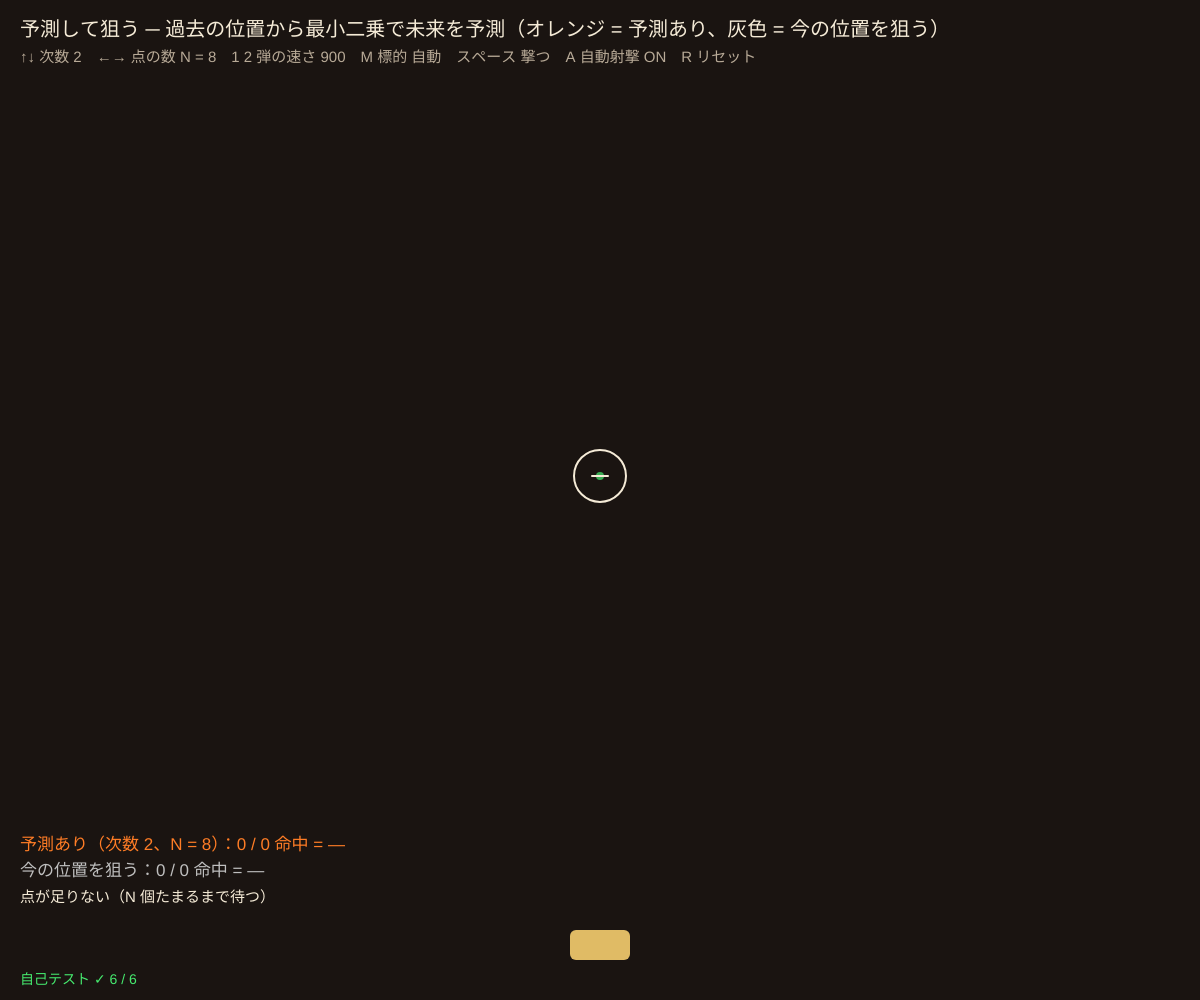
Frame 1 (no input)
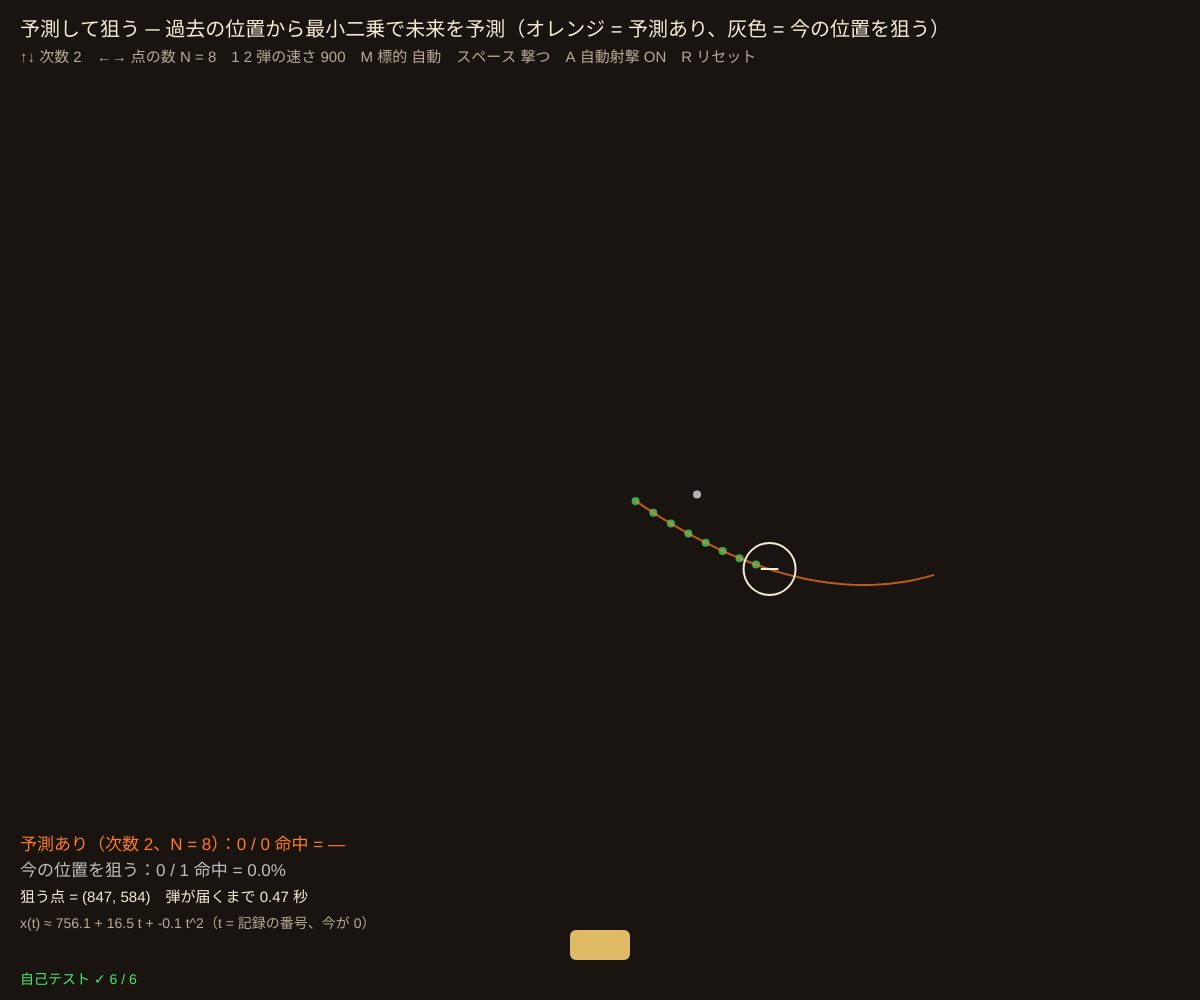
Frame 60 (no input)
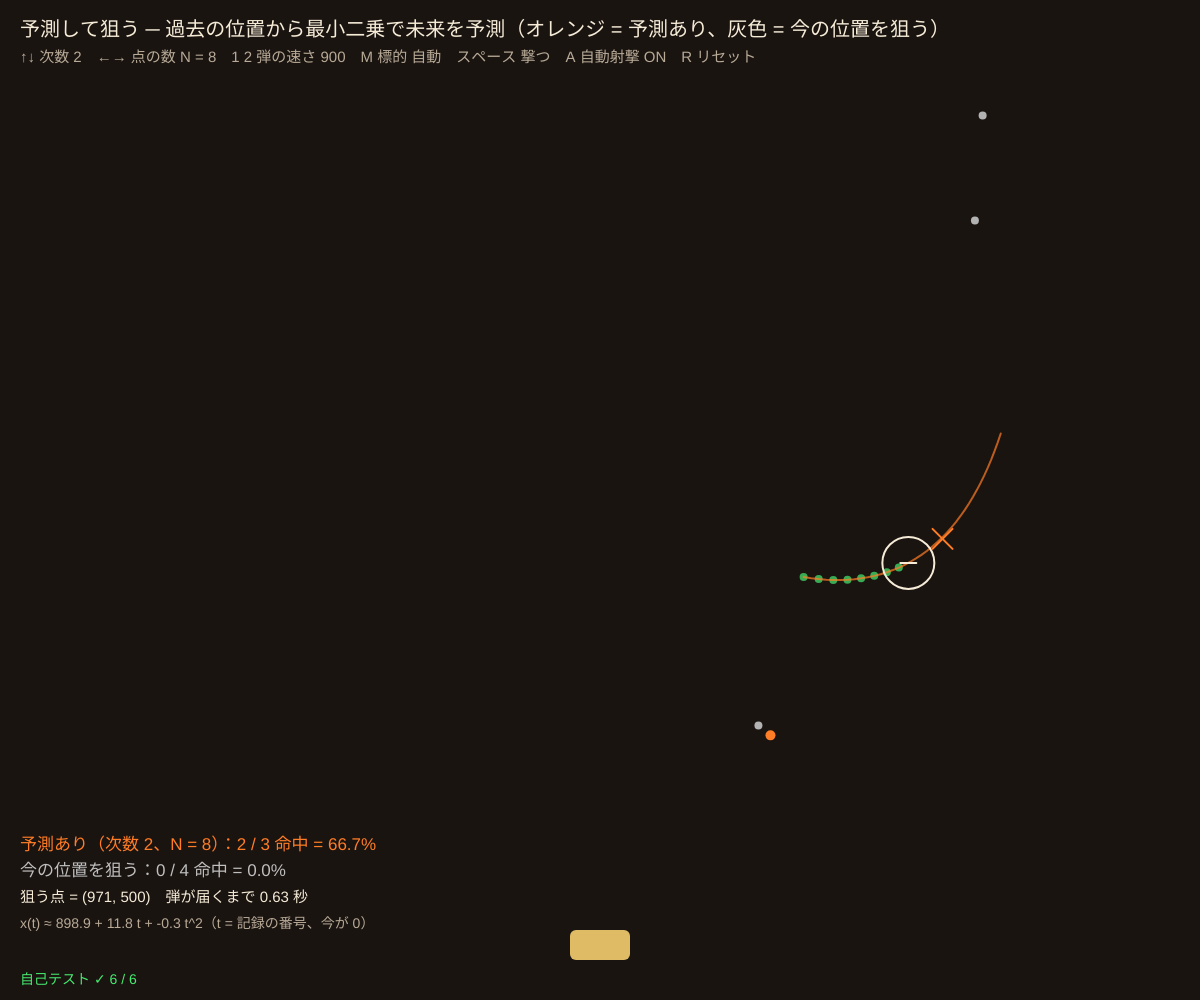
Frame 120 (the mouse pressed at the canvas centre since frame 60)

The p5.js sketch that drew these frames (run headless with seeded random() and noise() and a simulated clock; from frame 60 on, the mouse is pressed at the canvas centre):

// p5.js sketch
// ── sketch.js
// ============================================
// 03 予測して狙う
// 弾が届くまでに標的は動いてしまう。だから「過去の位置」から「未来の位置」を予測して、そこを狙う
// 過去 N 個の位置に多項式を最小二乗であてはめ、弾の飛ぶ時間だけ先を計算する（ウィーナーが戦争中に取り組んだ対空射撃の予測の発想）
// ↑↓ = 予測の次数（0〜3） / ←→ = 使う過去の点の数 N / 1 2 = 弾の速さ（先読み時間が変わる） / M = 標的をマウスで動かす / スペース = 撃つ / A = 自動で撃つ / R = 数をリセット
// ============================================

let order = 2;          // ★ 多項式の次数（0 = 平均、1 = 直線、2 = 放物線…）
let nPts = 8;           // ★ 使う過去の点の数
const TS = 0.1;         // ★ 位置を記録する間隔 [秒]
let shellV = 900;       // ★ 弾の速さ [px/s]（遅いほど先まで予測しないといけない）
const HIT_R = 26;       // 標的の半径 [px]
let game, mouseMode = false, autoFire = true;

function setup() {
  createCanvas(windowWidth, windowHeight);
  colorMode(HSB, 360, 100, 100, 100);
  selfTest();
  game = makeGame(width, height);
}

// ---- 予測：過去の点 (t = −N+1, …, −1, 0) に次数 p の多項式をあてはめて、t = ahead の値を出す
function fitPoly(vals, p) {
  let n = vals.length; if (n < p + 1) return null;
  let X = vals.map((v, i) => { let t = i - (n - 1), r = []; for (let k = 0; k <= p; k++) r.push(Math.pow(t, k)); return r; });
  return lsqFit(X, vals);
}
function evalPoly(c, t) { let s = 0; for (let k = c.length - 1; k >= 0; k--) s = s * t + c[k]; return s; }
function predictAt(samples, p, aheadSec) {
  let cx = fitPoly(samples.map((q) => q[0]), p), cy = fitPoly(samples.map((q) => q[1]), p);
  if (!cx || !cy) return null;
  return [evalPoly(cx, aheadSec / TS), evalPoly(cy, aheadSec / TS)];
}
// 標的の自動の動き（リサジュー曲線）
function autoTarget(t, W, H) { return [W * 0.5 + W * 0.33 * Math.sin(0.45 * t), H * 0.38 + H * 0.2 * Math.sin(0.75 * t + 0.5)]; }

// ---- ゲームの状態：記録した点、飛んでいる弾、成績
function makeGame(W, H) { return { W, H, t: 0, lastS: -1, samples: [], shells: [], shots: [0, 0], hits: [0, 0], fireT: 0.5, tp: [W / 2, H / 3], aim: null }; }
function gunPos(g) { return [g.W * 0.5, g.H - 70]; }
// 狙う点：飛ぶ時間 = 距離 ÷ 弾の速さ をくり返し計算（5 回でほぼ動かなくなる）
function predictiveAim(g) {
  if (g.samples.length < nPts) return null;
  let s = g.samples.slice(-nPts), gp = gunPos(g), fly = 0, P = null, since = g.t - g.lastS;
  for (let k = 0; k < 5; k++) { P = predictAt(s, order, since + fly); if (!P) return null; fly = Math.hypot(P[0] - gp[0], P[1] - gp[1]) / shellV; }
  return P;
}
function fire(g) {
  let gp = gunPos(g), aims = [predictiveAim(g), g.tp];
  aims.forEach((a, k) => {
    if (!a) return;
    let d = Math.hypot(a[0] - gp[0], a[1] - gp[1]) || 1;
    g.shells.push({ x: gp[0], y: gp[1], vx: (shellV * (a[0] - gp[0])) / d, vy: (shellV * (a[1] - gp[1])) / d, k, hit: false }); g.shots[k]++;
  });
  g.aim = aims[0];
}
function gameStep(g, dt, tp, auto) {
  g.t += dt; g.tp = tp;
  if (g.t - g.lastS >= TS - 1e-9) { g.samples.push(tp.slice()); g.lastS = g.t; if (g.samples.length > 40) g.samples.shift(); }
  for (let s of g.shells) {
    s.x += s.vx * dt; s.y += s.vy * dt;
    if (!s.hit && Math.hypot(s.x - tp[0], s.y - tp[1]) < HIT_R) { s.hit = true; g.hits[s.k]++; }
  }
  g.shells = g.shells.filter((s) => !s.hit && s.x > -50 && s.x < g.W + 50 && s.y > -50 && s.y < g.H + 50);
  if (auto) { g.fireT -= dt; if (g.fireT <= 0) { g.fireT = 0.6; fire(g); } }
}

function draw() {
  background(24, 35, 10);
  let tp = mouseMode ? [mouseX, mouseY] : autoTarget(game.t, width, height);
  game.W = width; game.H = height;
  for (let k = 0; k < 4; k++) gameStep(game, 1 / 240, tp, autoFire);

  say('予測して狙う ─ 過去の位置から最小二乗で未来を予測（オレンジ = 予測あり、灰色 = 今の位置を狙う）', 20, 36, 20);
  say('↑↓ 次数 ' + order + '　←→ 点の数 N = ' + nPts + '　1 2 弾の速さ ' + shellV + '　M 標的 ' + (mouseMode ? 'マウス' : '自動') + '　スペース 撃つ　A 自動射撃 ' + (autoFire ? 'ON' : 'OFF') + '　R リセット', 20, 62, 15, C_SUB);

  // 記録した点と、あてはめた曲線の先
  let s = game.samples.slice(-nPts);
  noStroke(); fill(col(C_SCOPE, 70)); for (let q of s) circle(q[0], q[1], 8);
  if (s.length >= nPts && s.length >= order + 1) {
    stroke(col(C_TUBE, 70)); strokeWeight(2); noFill(); beginShape();
    for (let a = -(nPts - 1) * TS; a <= 1.2; a += 0.05) { let P = predictAt(s, order, a); if (P) vertex(clampv(P[0], -100, width + 100), clampv(P[1], -100, height + 100)); }
    endShape();
  }
  // 標的
  noFill(); stroke(col(C_TXT)); strokeWeight(2); circle(tp[0], tp[1], HIT_R * 2); line(tp[0] - 8, tp[1], tp[0] + 8, tp[1]);
  if (game.aim) { stroke(col(C_TUBE)); line(game.aim[0] - 10, game.aim[1] - 10, game.aim[0] + 10, game.aim[1] + 10); line(game.aim[0] - 10, game.aim[1] + 10, game.aim[0] + 10, game.aim[1] - 10); }
  // 砲台と弾
  let gp = gunPos(game);
  noStroke(); fill(col(C_BRASS)); rect(gp[0] - 30, gp[1], 60, 30, 6);
  for (let sh of game.shells) { fill(sh.k ? color(0, 0, 70) : col(C_TUBE)); circle(sh.x, sh.y, sh.k ? 8 : 10); }

  // 成績
  let hx = 20, hy = height - 150;
  let rate = (k) => (game.shots[k] ? ((100 * game.hits[k]) / game.shots[k]).toFixed(1) + '%' : '—');
  say('予測あり（次数 ' + order + '、N = ' + nPts + '）：' + game.hits[0] + ' / ' + game.shots[0] + ' 命中 = ' + rate(0), hx, hy, 17, C_TUBE);
  say('今の位置を狙う：' + game.hits[1] + ' / ' + game.shots[1] + ' 命中 = ' + rate(1), hx, hy + 26, 17, [0, 0, 75]);
  let P = predictiveAim(game);
  say(P ? '狙う点 = (' + P[0].toFixed(0) + ', ' + P[1].toFixed(0) + ')　弾が届くまで ' + (Math.hypot(P[0] - gp[0], P[1] - gp[1]) / shellV).toFixed(2) + ' 秒' : '点が足りない（N 個たまるまで待つ）', hx, hy + 52, 15);
  if (s.length >= order + 1) {
    let cx = fitPoly(s.map((q) => q[0]), order);
    if (cx) say('x(t) ≈ ' + cx.map((c, k) => c.toFixed(1) + (k ? ' t' + (k > 1 ? '^' + k : '') : '')).join(' + ') + '（t = 記録の番号、今が 0）', hx, hy + 78, 14, C_SUB);
  }
  drawSelfTest();
}

function keyPressed() {
  if (key === UP_ARROW) order = Math.min(3, order + 1);
  if (key === DOWN_ARROW) order = Math.max(0, order - 1);
  if (key === RIGHT_ARROW) nPts = Math.min(20, nPts + 1);
  if (key === LEFT_ARROW) nPts = Math.max(order + 1, nPts - 1);
  nPts = Math.max(nPts, order + 1);
  if (key === '1') shellV = Math.max(300, shellV - 100);
  if (key === '2') shellV = Math.min(1500, shellV + 100);
  if (key === 'm' || key === 'M') mouseMode = !mouseMode;
  if (key === 'a' || key === 'A') autoFire = !autoFire;
  if (key === ' ') fire(game);
  if (key === 'r' || key === 'R') { game.shots = [0, 0]; game.hits = [0, 0]; }
}
function mousePressed() { fire(game); }

// ---- 自己テスト
function selfTest() {
  selfTestResults = [];
  let line5 = [0, 1, 2, 3, 4].map((i) => 3 + 2 * (i - 4));          // x = 3 + 2t（t = −4…0）
  check('次数 1：直線 x = 3 + 2t を t = 5 で 13 と正確に先読み', near(evalPoly(fitPoly(line5, 1), 5), 13, 1e-9));
  let quad = [0, 1, 2, 3, 4, 5].map((i) => { let t = i - 5; return 1 - t + 0.5 * t * t; });
  let q2 = fitPoly(quad, 2), q1 = fitPoly(quad, 1);
  check('次数 2：放物線 1 − t + t²/2 を t = 4 で 5 と正確に', near(evalPoly(q2, 4), 5, 1e-9));
  check('次数 1 で放物線を先読みすると外れる（誤差 ' + Math.abs(evalPoly(q1, 4) - 5).toFixed(2) + '）', Math.abs(evalPoly(q1, 4) - 5) > 1);
  check('次数 0 の予測 = 点の平均', near(evalPoly(fitPoly([2, 4, 9], 0), 7), 5, 1e-12));
  check('点が足りない（3 点に 3 次）→ null（NaN を出さない）', fitPoly([1, 2, 3], 3) === null);
  let g = makeGame(1280, 800), saveO = order, saveN = nPts, saveV = shellV; order = 2; nPts = 8; shellV = 900;
  for (let k = 0; k < 240 * 40; k++) gameStep(g, 1 / 240, autoTarget(g.t, 1280, 800), true);
  order = saveO; nPts = saveN; shellV = saveV;
  let r0 = g.hits[0] / g.shots[0], r1 = g.hits[1] / g.shots[1];
  check('自動の標的を 40 秒撃つ：予測あり ' + (100 * r0).toFixed(0) + '% > 今を狙う ' + (100 * r1).toFixed(0) + '%、予測は 80% 以上', r0 > r1 && r0 >= 0.8);
  reportSelfTest();
}

// ---------- やってみよう ----------
// 1. ↓ で次数 0（平均）・1（直線）・2（放物線）と変え、命中率を比べよう
// 2. ←→ で N を変える。少なすぎ／多すぎると何が困る？（曲がり方が変わると古い点がじゃまになる）
// 3. M でマウスで標的を動かし、急に向きを変えてみよう。予測は人の「気まぐれ」を読めるか？
// 4. 1 で弾を遅くすると（先読み時間が長くなる）、命中率はどうなる？ 予測する時間が長いほど外れやすい理由は？
// 5. 標的が「予測されている」と知っていたら、どう動けばよいか考えよう（12 の「互いを観察する系」へ）


// ==================================================
// ここから下は「サイバネティクスの道具」（中身は読まなくても OK。消さないでね）
// ==================================================
function clampv(v, a, b) { return v < a ? a : v > b ? b : v; }
function fin(v, d) { return Number.isFinite(v) ? v : d; }        // NaN・Infinity なら d にもどす
// 決まった種（seed）から毎回同じ乱数列（0〜1）を出す。自己テストをいつも同じにするため
function makeRng(seed) {
  let a = seed >>> 0;
  return () => { a = (a + 0x6d2b79f5) >>> 0; let t = a; t = Math.imul(t ^ (t >>> 15), t | 1); t ^= t + Math.imul(t ^ (t >>> 7), t | 61); return ((t ^ (t >>> 14)) >>> 0) / 4294967296; };
}

// ---- 画面の道具（色は [色相, 彩度, 明るさ] の配列）
const C_TXT = [40, 12, 96], C_SUB = [35, 18, 72], C_SCOPE = [135, 70, 92], C_TUBE = [24, 85, 100], C_BRASS = [42, 55, 88], C_ALARM = [0, 80, 100];
function col(c, a) { return color(c[0], c[1], c[2], a === undefined ? 100 : a); }
function say(s, x, y, size, c) { noStroke(); fill(col(c || C_TXT)); textSize(size || 15); text(s, x, y); }
// オシロスコープ風の枠
function plotFrame(x, y, w, h, title) {
  noStroke(); fill(130, 40, 6, 90); rect(x, y, w, h, 6);
  stroke(130, 40, 40, 40); strokeWeight(1);
  for (let k = 1; k < 4; k++) line(x, y + (h * k) / 4, x + w, y + (h * k) / 4);
  noFill(); stroke(C_BRASS[0], C_BRASS[1], 60); rect(x, y, w, h, 6);
  if (title) say(title, x + 8, y + 18, 13, C_SUB);
}
// arr の値を lo〜hi の範囲で、枠 (x, y, w, h) に折れ線で描く（n = 横に並べる点の数）
function plotLine(arr, x, y, w, h, lo, hi, c, n, wt) {
  if (!arr || arr.length < 2) return;
  n = n || arr.length;
  stroke(col(c)); strokeWeight(wt || 2); noFill();
  beginShape();
  for (let i = 0; i < arr.length; i++) vertex(x + (i / (n - 1)) * w, y + h - clampv((fin(arr[i], lo) - lo) / (hi - lo), 0, 1) * h);
  endShape();
}
function hLine(v, x, y, w, h, lo, hi, c) {   // グラフの中の水平線（目標値など）
  let yy = y + h - clampv((v - lo) / (hi - lo), 0, 1) * h;
  stroke(col(c, 70)); strokeWeight(1); drawingContext.setLineDash([6, 5]); line(x, yy, x + w, yy); drawingContext.setLineDash([]);
}
// ブロック図の箱（名前と今の値）
function blockBox(x, y, w, h, name, val, c) {
  stroke(col(c || C_BRASS)); strokeWeight(2); fill(25, 40, 16); rect(x, y, w, h, 8);
  noStroke(); fill(col(C_TXT)); textAlign(CENTER, CENTER); textSize(15); text(name, x + w / 2, y + h / 2 - (val === undefined ? 0 : 10));
  if (val !== undefined) { fill(col(c || C_TUBE)); textSize(14); text(val, x + w / 2, y + h / 2 + 12); }
  textAlign(LEFT, BASELINE);
}
// 信号の矢印：点が流れて「ループを回る」ようすを見せる（phase = 0〜1）
function flowArrow(x1, y1, x2, y2, c, phase, label) {
  stroke(col(c)); strokeWeight(2); line(x1, y1, x2, y2);
  let a = Math.atan2(y2 - y1, x2 - x1);
  noStroke(); fill(col(c)); triangle(x2, y2, x2 - 11 * Math.cos(a - 0.4), y2 - 11 * Math.sin(a - 0.4), x2 - 11 * Math.cos(a + 0.4), y2 - 11 * Math.sin(a + 0.4));
  for (let k = 0; k < 3; k++) { let f = (phase + k / 3) % 1; circle(x1 + (x2 - x1) * f, y1 + (y2 - y1) * f, 6); }
  if (label) { fill(col(C_SUB)); textSize(13); text(label, (x1 + x2) / 2 + 6, (y1 + y2) / 2 - 6); }
}

// ---- 自己テストの道具
let selfTestResults = [];
function check(name, cond) { selfTestResults.push({ name, ok: !!cond }); }
function near(a, b, tol) { return Number.isFinite(a) && Math.abs(a - b) <= (tol === undefined ? 1e-9 : tol); }
function reportSelfTest() { for (let r of selfTestResults) (r.ok ? console.log : console.error)((r.ok ? '✓ ' : '✗ ') + r.name); }
function selfTestLine() { let n = selfTestResults.filter((r) => r.ok).length; return '自己テスト ' + (n === selfTestResults.length ? '✓ ' : '✗ ') + n + ' / ' + selfTestResults.length; }
function drawSelfTest() { say(selfTestLine(), 20, height - 16, 14, selfTestResults.every((r) => r.ok) ? C_SCOPE : C_ALARM); }
// ---- 最小二乗法：行 X[k]（説明変数）と y[k] から、Σ(y − X·θ)² が最小の θ を求める（正規方程式）
function lsqFit(X, y) {
  let n = X[0].length, A = [], b = new Array(n).fill(0);
  for (let i = 0; i < n; i++) A.push(new Array(n).fill(0));
  for (let k = 0; k < X.length; k++) for (let i = 0; i < n; i++) { b[i] += X[k][i] * y[k]; for (let j = 0; j < n; j++) A[i][j] += X[k][i] * X[k][j]; }
  return solveLinear(A, b);
}
// 連立 1 次方程式 A x = b（部分ピボットのガウス消去）。解けない（情報が足りない）ときは null
function solveLinear(A0, b0) {
  let n = b0.length, A = A0.map((r) => r.slice()), b = b0.slice(), scale0 = 0;
  for (let i = 0; i < n; i++) for (let j = 0; j < n; j++) scale0 = Math.max(scale0, Math.abs(A[i][j]));
  if (!(scale0 > 0)) return null;
  for (let c = 0; c < n; c++) {
    let p = c;
    for (let r = c + 1; r < n; r++) if (Math.abs(A[r][c]) > Math.abs(A[p][c])) p = r;
    if (Math.abs(A[p][c]) < 1e-11 * scale0) return null;
    [A[c], A[p]] = [A[p], A[c]]; [b[c], b[p]] = [b[p], b[c]];
    for (let r = c + 1; r < n; r++) { let f = A[r][c] / A[c][c]; for (let k = c; k < n; k++) A[r][k] -= f * A[c][k]; b[r] -= f * b[c]; }
  }
  let x = new Array(n).fill(0);
  for (let r = n - 1; r >= 0; r--) { let s = b[r]; for (let k = r + 1; k < n; k++) s -= A[r][k] * x[k]; x[r] = s / A[r][r]; }
  return x.every(Number.isFinite) ? x : null;
}
